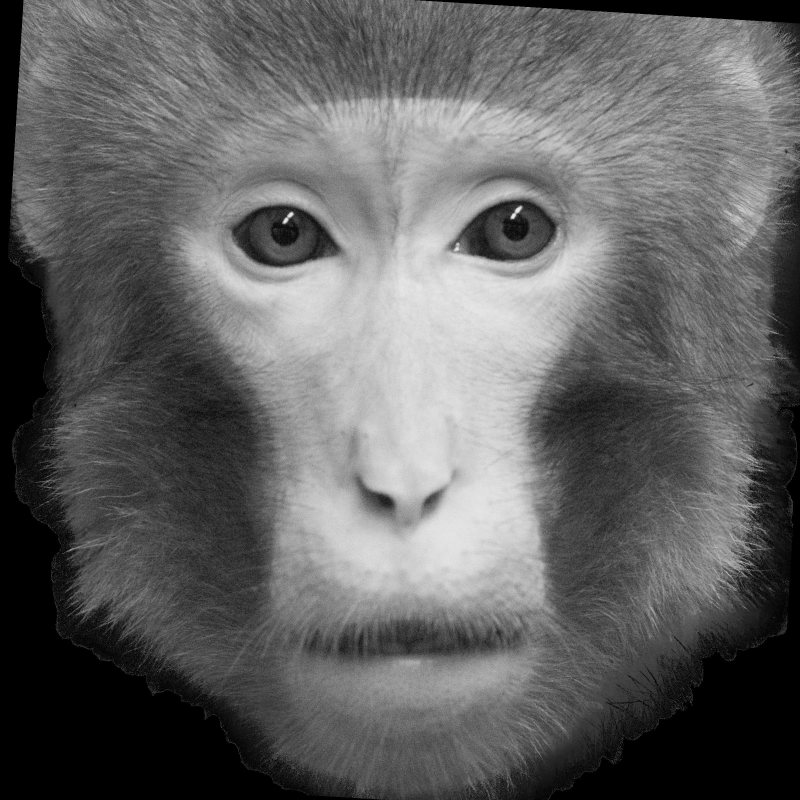
#> input picture monkeyfacemerge/MonkeyFaceMerging/Rhesus数据库/gray6.png, 2400 x 2400 px, found by its file name (shown at 1/3 size)
$ jupyter execute --allow-errors FaceRotationShapeByAllFeatures.ipynb   (older library calls are emulated)
#> lines starting #> are read from the running program, lines starting #| are printed output that depends on the picture
[cell 1]
import cv2
import numpy as np
import math
from PIL import Image

[cell 2]
# [104 lines of commented-out code are left out]

[cell 3]
# 从text文本中读取特征点
def read_points(path) :
    # Create an array of points.
    points = []
    # Read points
    with open(path) as file :
#> (reads MonkeyFaceMerging/Rhesus数据库/gray6.png.txt from the repository)
        for line in file :
            x, y = line.split()
            points.append((int(x), int(y)))
    return points

#根据特征点中心位置扣图保存
# [77 lines left out: functions shape_face, average_points, not called in this run]

#求矩阵和垂线夹角
def matrix_angle1(point_path):
    #读取特征点
    points = read_points(point_path)
    points = np.matrix(points)
    #计算重心点
    center=np.mean(points,axis=0)
    #计算特征点基于重心点的映射点
    pointsm=[]
    for i in range(len(points)):
        pointsm.append(((center[0,0]*2-points[i,0]),points[i,1]))
    pointsm=np.matrix(pointsm)
    #映射点和特征点求平均点
    avr_points=[]
    for i in range(len(points)):
        avr_points.append(((points[i,0]+pointsm[i,0])/2,(points[i,1]+pointsm[i,1])/2))
    avr_points=np.matrix(avr_points)
    avr_points=avr_points.astype(np.int)
    #计算特征点和平均特征点的均值和标准化
    aver_cols_p = np.mean(points,axis=0)
    aver_cols_pm = np.mean(pointsm,axis=0)
    stdx=np.std(points[:,0])
    stdy=np.std(points[:,1])
    stdn=((stdx)**2+(stdy)**2)**0.5
    s_points=np.matrix((points[:,:]-aver_cols_p)/stdn)#特征点标准化
    stdxm=np.std(avr_points[:,0])
    stdym=np.std(avr_points[:,1])
    stdnm=((stdxm)**2+(stdym)**2)**0.5
    s_pointsm=np.matrix((avr_points[:,:]-aver_cols_pm)/stdnm)#平均特征点标准化
    #特征点减去平均特征点求夹角
    angle=np.mean(np.mod(np.arctan(s_points[:,1]/s_points[:,0])-np.arctan(s_pointsm[:,1]/s_pointsm[:,0])+math.pi/2,math.pi)-math.pi/2)
    angle=angle/math.pi*180
    return(angle)

#给图片绘制圆点
# [9 lines left out: function draw_point, not called in this run]

[cell 4]
point_path='/home/fengchao/桌面/MonkeyFaceMerging/Rhesus数据库/gray6.png.txt'
file_path='/home/fengchao/桌面/MonkeyFaceMerging/Rhesus数据库/gray6.png'
save_path='/home/fengchao/桌面/tiaozheng.jpg'
# [5 lines of commented-out code are left out]
angle=matrix_angle1(point_path)
print(angle)
im=Image.open(file_path)
#> im is the input picture: PIL image 2400x2400 L; min 0, max 237, mean 98.2
im_rotate=im.rotate(angle)
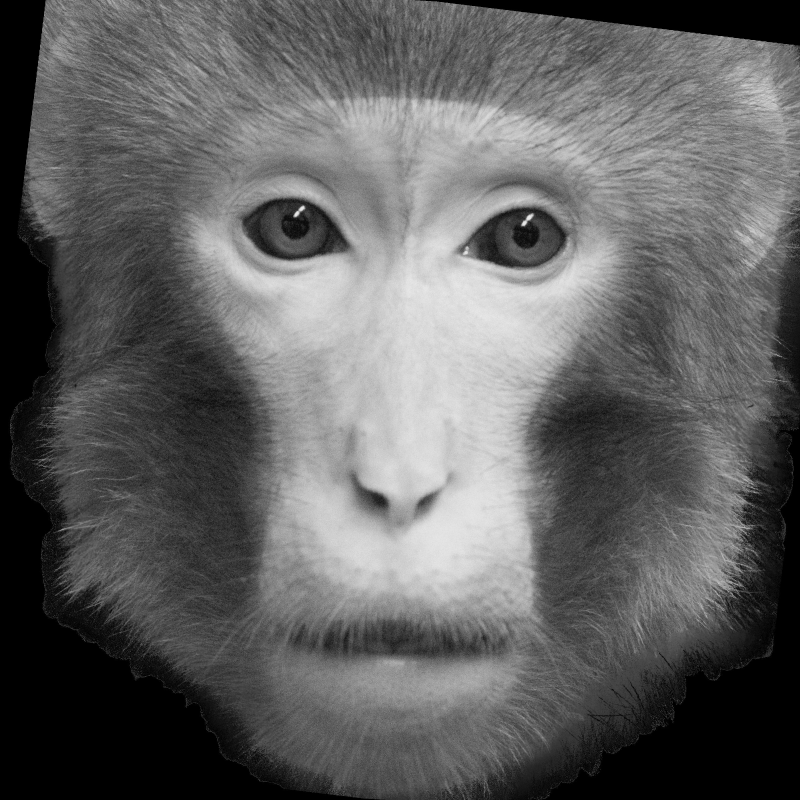
#> im_rotate: PIL image 2400x2400 L (shown at 1/3 size); min 0, max 237, mean 97
# im_rotate.save(save_path)
#> (the rest of this cell did not finish here and is left out)
